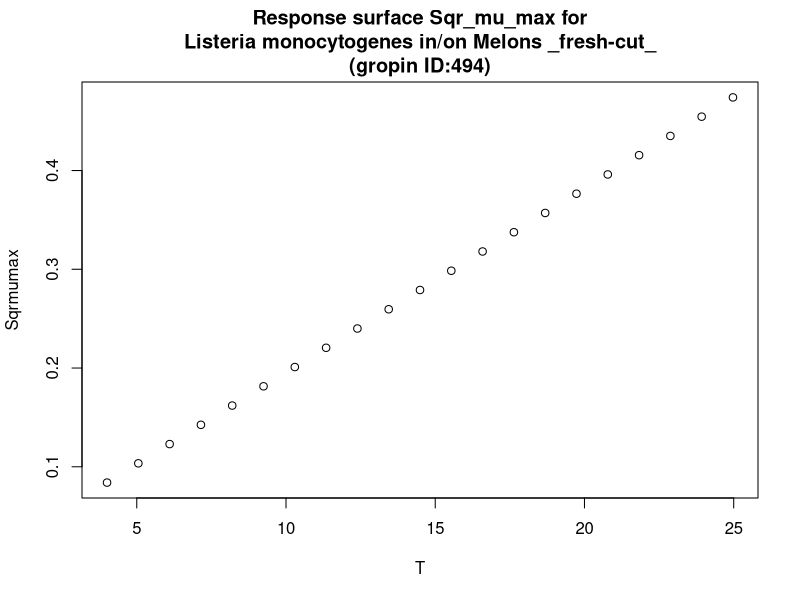

Recreate this plot in R.
#############################
# start of Parameter script
#############################
T <- seq(4.004,24.975024975025,length.out=21)
#############################
# end of Parameter script
#############################
############################# 
# start of Model script Gropin ID 494 
#############################
 
# constant coefficients for this model
 
variables <- data.frame(T)
argumentsPar <- unique.data.frame(expand.grid(variables))
 
# heart of the model
response_surface <- function(T) {
   mumax <-0.0186*(T+0.5108)

	return(mumax=mumax)
} 

# output parameters
responseSurface <- cbind(argumentsPar,response_surface(argumentsPar['T']))
colnames(responseSurface) <- c(colnames(argumentsPar),'Sqrmumax')
#############################
# End of Model script
#############################
############################# 
# start of Visualisation script Gropin ID 494 
#############################
titleText <-'Response surface Sqr_mu_max for
Listeria monocytogenes in/on Melons _fresh-cut_
(gropin ID:494)'
plot(T,responseSurface$'Sqrmumax',xlab='T',
                          ylab='Sqrmumax',main=titleText)
#############################
# End of Visualisation script
#############################
